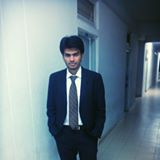
%> input picture home_works/Q12_b/as.jpg, 160 x 160 px
$ octave HW12Q2.m   (GNU Octave 9; MATLAB toolbox functions it lacks are replaced by stand-ins)
%> lines starting %> are read from the running program, lines starting %| are printed output that depends on the picture
close ALL;
image = rgb2gray(imread('as.jpg'));
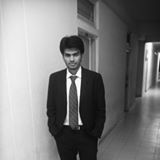
%> image: size 160x160 uint8; min 6, max 255, mean 126.2

mean_filter = fspecial('average');
% figure, imshow(abs(image), [min(min(abs(image))) max(max(abs(image)))]), colormap gray;

MSE_whole = zeros(1,10);
PSNR = zeros(1,10);
it = 1;

for xx = 1:10
	image = rgb2gray(imread('as.jpg'));
	noisy_i = imnoise (image, 'gaussian' , 0 , xx / 10);
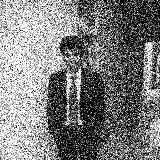
%> noisy_i: size 160x160 uint8; min 0, max 255, mean 125.8

%	figure, imshow(abs(noisy_i), [min(min(abs(noisy_i))) max(max(abs(noisy_i)))]), colormap gray;

	filtered_i = imfilter (noisy_i, mean_filter);
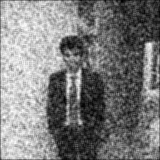
%> filtered_i: size 160x160 uint8; min 0, max 255, mean 124.7

%	figure, imshow(abs(filtered_i), [min(min(abs(filtered_i))) max(max(abs(filtered_i)))]), colormap gray;

	[x , y] = size(filtered_i);
%> x = 160; y = 160

	errors = double(filtered_i);
	filtered_i = double(filtered_i);
	image = double(image);
%> image: size 160x160 double

	MAX = max(max(image));
%> MAX = 255

	for i = 1:x
		for j = 1:x
			errors(i,j) = (filtered_i(i,j) - image(i,j)) .^ 2;
		end
	end
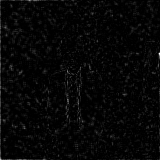
%> errors: size 160x160 double; min 0, max 29929, mean 801.5; drawn with min black and max white

	MSE = sum(sum(errors));
%> MSE = 20518536
	MSE = MSE / (x * y);
%> MSE = 801.5
	MSE = sqrt(MSE);
%> MSE = 28.31

	MSE_whole(xx) = MSE;
	PSNR(xx) = 10 * log10 ( MAX / MSE );
end

figure, plot(PSNR);
%> after `plot(PSNR)`:
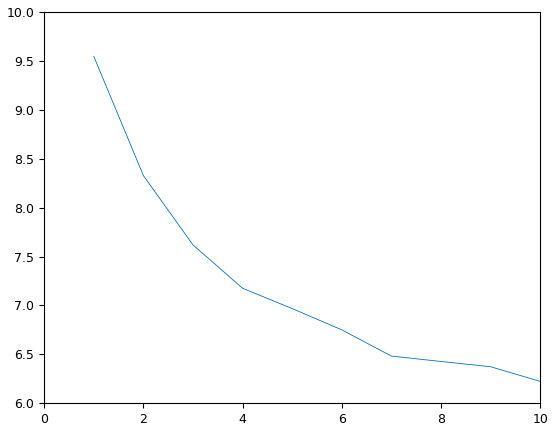
%> figure redrawn from the program's plot data; curve peaks at x = 1, y = 9.55
figure, plot(MSE_whole);
%> after `plot(MSE_whole)`:
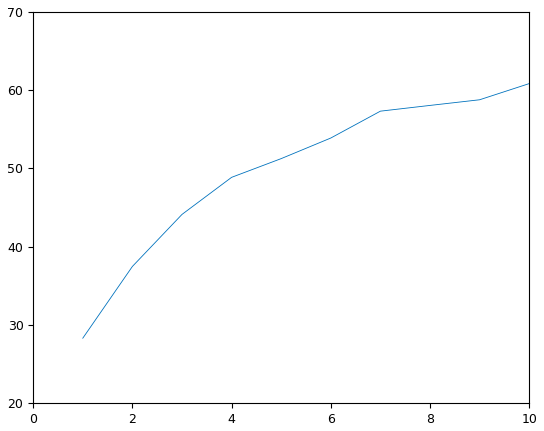
%> figure redrawn from the program's plot data; curve peaks at x = 10, y = 60.85
